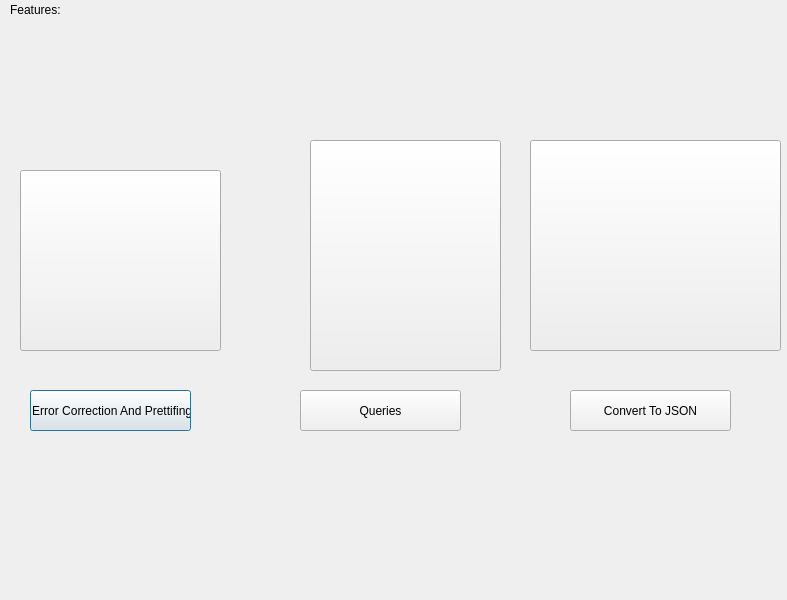
<?xml version="1.0" encoding="UTF-8"?>
<ui version="4.0">
 <class>Features</class>
 <widget class="QDialog" name="Features">
  <property name="geometry">
   <rect>
    <x>0</x>
    <y>0</y>
    <width>787</width>
    <height>600</height>
   </rect>
  </property>
  <property name="windowTitle">
   <string>Dialog</string>
  </property>
  <widget class="QLabel" name="label">
   <property name="geometry">
    <rect>
     <x>10</x>
     <y>0</y>
     <width>251</width>
     <height>20</height>
    </rect>
   </property>
   <property name="text">
    <string>Features:</string>
   </property>
  </widget>
  <widget class="QToolButton" name="toolButton">
   <property name="geometry">
    <rect>
     <x>530</x>
     <y>140</y>
     <width>251</width>
     <height>211</height>
    </rect>
   </property>
   <property name="minimumSize">
    <size>
     <width>251</width>
     <height>0</height>
    </size>
   </property>
   <property name="styleSheet">
    <string notr="true">
border-image: url(:/img/img/jar-file.png);</string>
   </property>
   <property name="text">
    <string> </string>
   </property>
  </widget>
  <widget class="QToolButton" name="toolButton_2">
   <property name="geometry">
    <rect>
     <x>310</x>
     <y>140</y>
     <width>191</width>
     <height>231</height>
    </rect>
   </property>
   <property name="styleSheet">
    <string notr="true">border-image: url(:/img/img/file.png);</string>
   </property>
   <property name="text">
    <string> </string>
   </property>
  </widget>
  <widget class="QToolButton" name="toolButton_3">
   <property name="geometry">
    <rect>
     <x>20</x>
     <y>170</y>
     <width>201</width>
     <height>181</height>
    </rect>
   </property>
   <property name="styleSheet">
    <string notr="true">border-image: url(:/img/img/document.png);</string>
   </property>
   <property name="text">
    <string> </string>
   </property>
  </widget>
  <widget class="QPushButton" name="pushButton">
   <property name="geometry">
    <rect>
     <x>30</x>
     <y>390</y>
     <width>161</width>
     <height>41</height>
    </rect>
   </property>
   <property name="text">
    <string> Error Correction And Prettifing</string>
   </property>
  </widget>
  <widget class="QPushButton" name="pushButton_2">
   <property name="geometry">
    <rect>
     <x>300</x>
     <y>390</y>
     <width>161</width>
     <height>41</height>
    </rect>
   </property>
   <property name="text">
    <string> Queries </string>
   </property>
  </widget>
  <widget class="QPushButton" name="pushButton_4">
   <property name="geometry">
    <rect>
     <x>570</x>
     <y>390</y>
     <width>161</width>
     <height>41</height>
    </rect>
   </property>
   <property name="text">
    <string>Convert To JSON</string>
   </property>
  </widget>
 </widget>
 <resources/>
 <connections/>
</ui>
